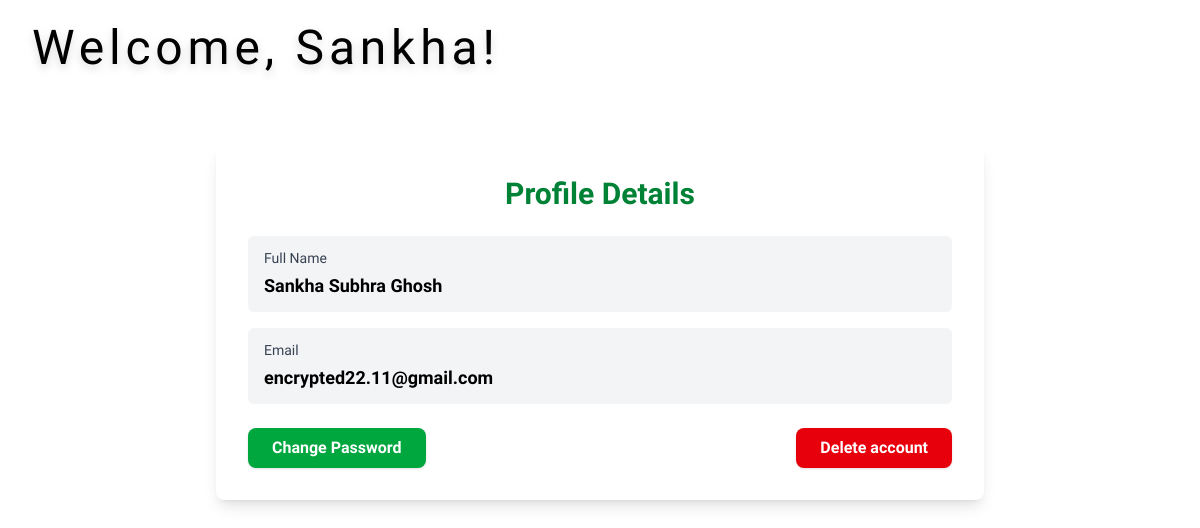
The page /profile (signed in) on the database its author committed.
### website/models.py (models this page shows, shortened)
class customer(db.Model, UserMixin):
    id = db.Column(db.Integer, primary_key=True)
    email = db.Column(db.String(100), unique=True, nullable=False)
    full_name = db.Column(db.String(50), nullable=False)  # fixed
    password_hash = db.Column(db.String(150), nullable=False)
    account_creation_date = db.Column(db.DateTime(), default=datetime.utcnow)
    cart_items = db.relationship('cart', backref=db.backref('customer', lazy=True))
    orders = db.relationship('order', backref=db.backref('customer', lazy=True))
    @property
    def password(self):
        raise AttributeError('Password is not readable')

### website/auth.py (the view)
@auth.route('/profile')
@login_required
def profile():
    return render_template('profile.html', customer = current_user)

### website/__init__.py (called while the page is built)
def create_app():
    app = Flask(__name__)
    app.config['SECRET_KEY'] = 'afdslkjadfk dfgsgf'
    app.config['SQLALCHEMY_DATABASE_URI'] = f'sqlite:///{db_name}'
    db.init_app(app)
    @app.errorhandler(404)
    def page_not_found(error):
        return render_template('404.html')
    login_manager = LoginManager()
    login_manager.init_app(app)
    login_manager.login_view = 'auth.login'
    @login_manager.user_loader
    def load_user(id):
        return customer.query.get(int(id))
    from .views import views
    from .auth import auth
    from .admin import admin
    from .models import customer, cart, product, order
    app.register_blueprint(views, url_prefix='/')
    app.register_blueprint(auth, url_prefix='/')
    app.register_blueprint(admin, url_prefix='/')
    with app.app_context():
        create_database()
    return app

### website/views.py (called while the page is built)
@views.app_context_processor
def inject_cart():
    if current_user.is_authenticated:
        user_cart = cart.query.filter_by(customer_table_link=current_user.id).all()
    else:
        user_cart = []
    return dict(cart=user_cart)

### website/templates/profile.html (shortened to what this page needs)
<!doctype html>
<html lang="en">
<head>
    <script src="https://cdn.jsdelivr.net/npm/@tailwindcss/browser@4"></script>
</head> {% set bg_url = url_for('static', filename='images/homepage-background.jpg') %}
<body
    style="background-image: url('{{ bg_url }}'); background-size: cover; background-position: center; background-repeat: no-repeat;"
    class="min-h-screen flex flex-col bg-gradient-to-b from-green-600 to-green-400 font-['Raleway']">
    <header class="flex justify-between items-center w-full px-8 py-6">
        <h1 class="text-5xl font-thin tracking-widest drop-shadow-lg text-black"> Welcome, {{ customer.full_name.split(' ')[0] }}! </h1>
    </header>
    <div class="flex justify-center w-full mt-12 px-4 lg:px-0">
        <div class="bg-white rounded-lg p-8 shadow-lg w-full max-w-3xl flex flex-col items-center">
            <h2 class="text-3xl font-bold text-green-700 mb-6">Profile Details</h2>
            <div class="w-full space-y-4">
                <div class="bg-gray-100 px-4 py-3 rounded-md">
                    <h3 class="text-sm font-medium text-gray-700">Full Name</h3>
                    <p class="mt-1 text-black text-lg font-semibold">{{ customer.full_name }}</p>
                </div>
                <div class="bg-gray-100 px-4 py-3 rounded-md">
                    <h3 class="text-sm font-medium text-gray-700">Email</h3>
                    <p class="mt-1 text-black text-lg font-semibold">{{ customer.email }}</p>
                </div>
                <div class="mt-6 w-full flex justify-between"> <a href=" {{ url_for('auth.changepassword')}}"
                        class="bg-green-600 text-white font-semibold px-6 py-2 rounded-lg shadow hover:bg-green-500 transition">
                        Change Password </a>
                    <a href="/deleteaccountpage"
                        class="bg-red-600 text-white font-semibold px-6 py-2 rounded-lg shadow hover:bg-red-500 transition">
                        Delete account </a> </div>
            </div>
        </div>
    </div>
</body>

### rows shown on the page
customer: full_name "Sankha", full_name "Sankha Subhra Ghosh", email "encrypted22.11@gmail.com"
